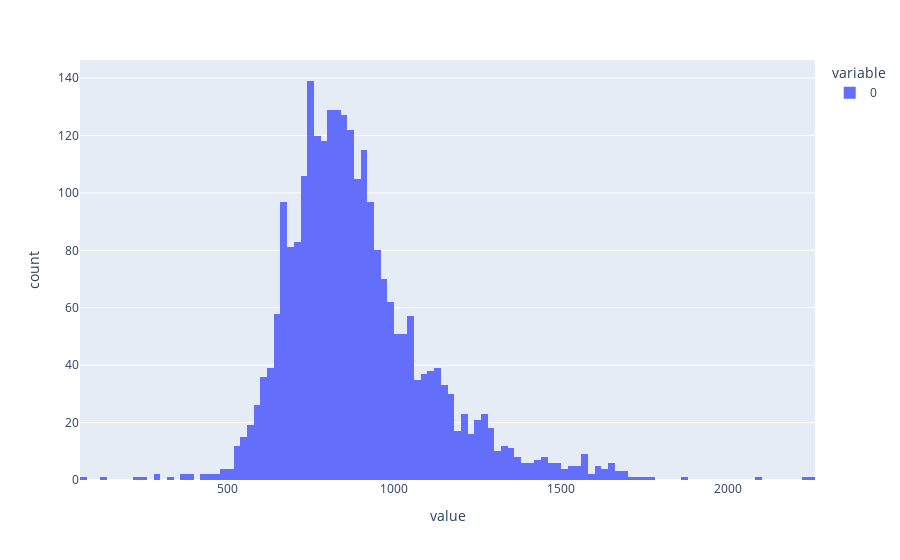

Notebook source saved alongside this figure:
### Code cell
def get_abs_income_data(filepath):

    year = Path(filepath).stem[0:4]
    year_str = str(year)

    df_raw = pd.read_csv(
        filepath,
        header=6,
        #names=["Postcode", "Fuel Type", "Vehicle Type", year_str],
        # dtype = {'Postcode': str, 'Fuel Type': str, 'Vehicle Type': str, year_str: int},
        # dtype=object,
        #index_col=False,
        #skipfooter=13,
        #engine="python",
        # nrows=1000,
    )
    df = df_raw.copy()
    return df

pi_df = get_abs_income_data("../data/raw/ABS/2021-personal-income-by-postcode.csv")
# rename first column to "Postcode"
pi_df = pi_df.rename(columns={pi_df.columns[0]: "Postcode"})
# filter out rows that don't start with 4 digits
pi_df = pi_df[pi_df["Postcode"].str.match(r"^\d{4}.*")]
# strip anything after the first 4 digits from the Postcode
pi_df["Postcode"] = pi_df["Postcode"].str.extract(r"(\d{4})")
# drop last two columns
#pi_df = pi_df.iloc[:, :-2]
# rename second column to $0-
pi_df = pi_df.rename(columns={pi_df.columns[1]: "$0-"})
total = pi_df["Total"]
ncols = len(pi_df.columns)
cols = pi_df.columns
data = pi_df[cols[1:ncols-2]]
# convert values in data to numeric type
data = data.apply(pd.to_numeric)
total = data.sum(axis=1)
# for each column in data, divide by total
frac = data.div(total, axis=0)
# income from header
weekly_income = data.columns.str.extract(r"\$(.*?)-")[0]
weekly_income[len(weekly_income)-1]='3,500' # yeah, hack I know - you figure the regex out then :)
# for all entries in income, replace commas with nothing
weekly_income = weekly_income.str.replace(',', '')
# convert income to number
weekly_income = pd.to_numeric(weekly_income)
func = lambda x: sum(np.asarray(x) * np.asarray(weekly_income))
mean_weekly_income = frac.apply(func, axis=1)
display(mean_weekly_income)
fig = px.histogram(mean_weekly_income)
fig.show()

### Figure 1 — Plotly figure (JSON) as saved in the notebook; plotly's stock layout.template omitted (floating-point values rounded to 4 significant figures; data arrays with more than 128 entries replaced by an {"elided": "..."} marker saying what was removed)
{"data": [{"alignmentgroup": "True", "bingroup": "x", "hovertemplate": "variable=0<br>value=%{x}<br>count=%{y}<extra></extra>", "legendgroup": "0", "marker": {"color": "#636efa", "pattern": {"shape": ""}}, "name": "0", "offsetgroup": "0", "orientation": "v", "showlegend": true, "type": "histogram", "x": {"elided": "2641 float values"}, "xaxis": "x", "yaxis": "y"}], "layout": {"barmode": "relative", "legend": {"title": {"text": "variable"}, "tracegroupgap": 0}, "margin": {"t": 60}, "xaxis": {"anchor": "y", "domain": [0, 1], "title": {"text": "value"}}, "yaxis": {"anchor": "x", "domain": [0, 1], "title": {"text": "count"}}}}
